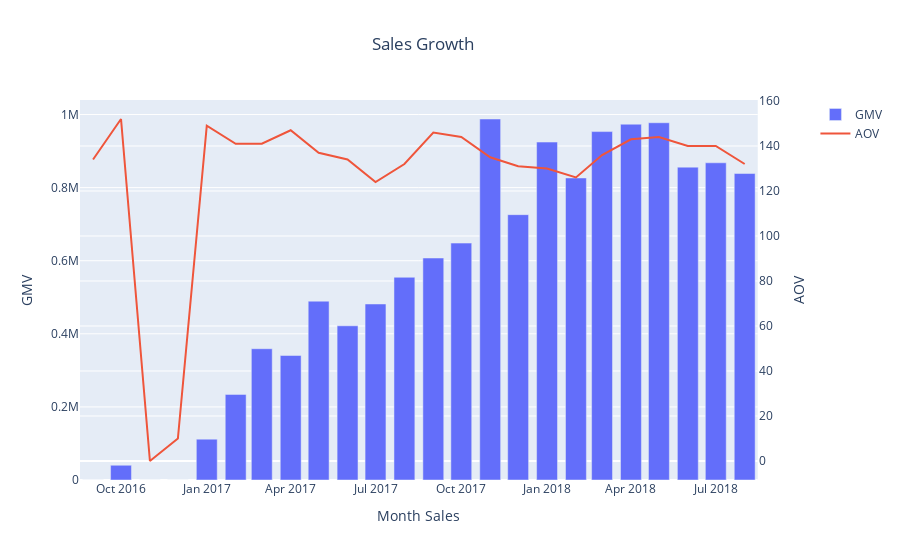

Notebook code for this chart:
### Code cell
fig = make_subplots(specs=[[{"secondary_y": True}]])
fig.add_trace(go.Bar(x = data_sales_growth_pivot['month_sales'],y=data_sales_growth_pivot['price'],name='GMV'),secondary_y=False)
fig.add_trace(go.Scatter(x = data_sales_growth_pivot['month_sales'],y=data_sales_growth_pivot['aov'],name='AOV'),secondary_y=True)

fig.update_layout(title_text="Sales Growth",title_x = 0.47)
fig.update_xaxes(title_text='Month Sales')
fig.update_yaxes(title_text='GMV',secondary_y=False)
fig.update_yaxes(title_text='AOV',secondary_y=True)

### Figure 1 — Plotly figure (JSON) as saved in the notebook; plotly's stock layout.template omitted (floating-point values rounded to 4 significant figures)
{"data": [{"name": "GMV", "type": "bar", "x": ["2016-09-01T00:00:00", "2016-10-01T00:00:00", "2016-11-01T00:00:00", "2016-12-01T00:00:00", "2017-01-01T00:00:00", "2017-02-01T00:00:00", "2017-03-01T00:00:00", "2017-04-01T00:00:00", "2017-05-01T00:00:00", "2017-06-01T00:00:00", "2017-07-01T00:00:00", "2017-08-01T00:00:00", "2017-09-01T00:00:00", "2017-10-01T00:00:00", "2017-11-01T00:00:00", "2017-12-01T00:00:00", "2018-01-01T00:00:00", "2018-02-01T00:00:00", "2018-03-01T00:00:00", "2018-04-01T00:00:00", "2018-05-01T00:00:00", "2018-06-01T00:00:00", "2018-07-01T00:00:00", "2018-08-01T00:00:00"], "xaxis": "x", "y": [135.0, 40330.0, 0, 10.9, 111800.0, 234200.0, 359200.0, 340700.0, 489300.0, 421900.0, 481600.0, 554700.0, 607400.0, 648200.0, 987800.0, 726000.0, 924645, 826400.0, 953400.0, 973500.0, 977500.0, 856100.0, 868000.0, 838600.0], "yaxis": "y"}, {"name": "AOV", "type": "scatter", "x": ["2016-09-01T00:00:00", "2016-10-01T00:00:00", "2016-11-01T00:00:00", "2016-12-01T00:00:00", "2017-01-01T00:00:00", "2017-02-01T00:00:00", "2017-03-01T00:00:00", "2017-04-01T00:00:00", "2017-05-01T00:00:00", "2017-06-01T00:00:00", "2017-07-01T00:00:00", "2017-08-01T00:00:00", "2017-09-01T00:00:00", "2017-10-01T00:00:00", "2017-11-01T00:00:00", "2017-12-01T00:00:00", "2018-01-01T00:00:00", "2018-02-01T00:00:00", "2018-03-01T00:00:00", "2018-04-01T00:00:00", "2018-05-01T00:00:00", "2018-06-01T00:00:00", "2018-07-01T00:00:00", "2018-08-01T00:00:00"], "xaxis": "x", "y": [134, 152, 0, 10, 149, 141, 141, 147, 137, 134, 124, 132, 146, 144, 135, 131, 130, 126, 136, 143, 144, 140, 140, 132], "yaxis": "y2"}], "layout": {"title": {"text": "Sales Growth", "x": 0.47}, "xaxis": {"anchor": "y", "domain": [0, 0.94], "title": {"text": "Month Sales"}}, "yaxis": {"anchor": "x", "domain": [0, 1], "title": {"text": "GMV"}}, "yaxis2": {"anchor": "x", "overlaying": "y", "side": "right", "title": {"text": "AOV"}}}}
